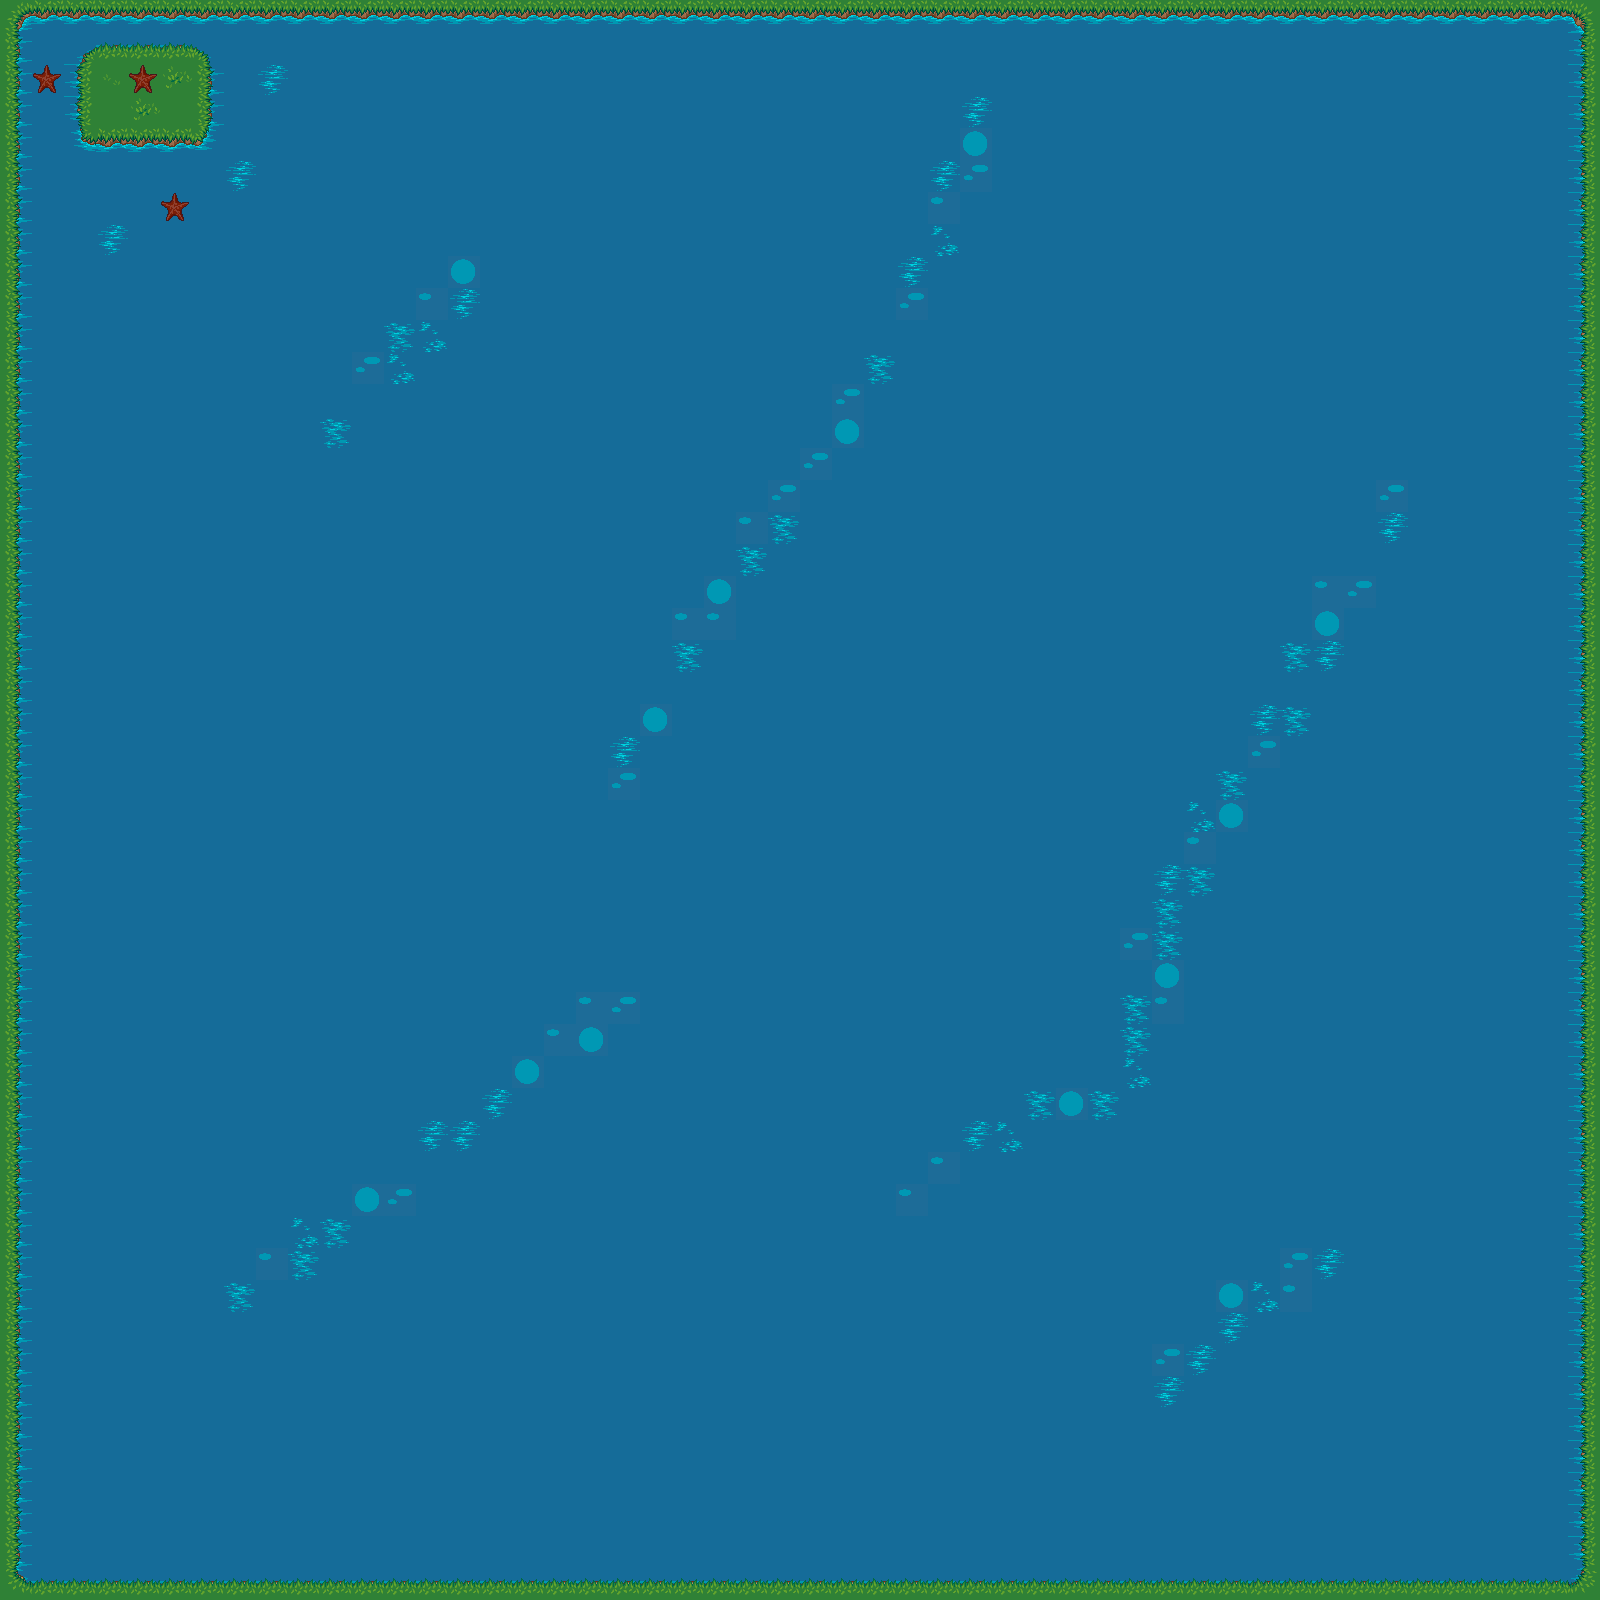

Rendered tile map (Tiled .tmx) drawn with the repository's tilesets; below, a short description and the map source with its tile grids summarised:
An orthogonal 50x50 tile map with 32x32 px tiles, 2 tile layers (Tile Layer 1, Tile Layer 2), 2 tilesets and 4 objects (4x wall).

<map version="1.0" tiledversion="1.1.5" orientation="orthogonal" renderorder="right-down" width="50" height="50" tilewidth="32" tileheight="32" infinite="0" nextobjectid="6">
 <tileset firstgid="1" source="atlas.tsx" />
 <tileset firstgid="1025" source="testTileSet1.tsx" />
 <layer name="Tile Layer 1" width="50" height="50">
  <data>[2500 cells, 2500 non-empty, 12 distinct tile ids]</data>
 </layer>
 <layer name="Tile Layer 2" width="50" height="50">
  <data>[2500 cells, 306 non-empty, 16 distinct tile ids]</data>
 </layer>
 <objectgroup name="Object Layer 1">
  <object id="2" name="wall" x="1568" y="0" width="32" height="1600" />
  <object id="3" name="wall" x="0" y="0" width="32" height="1600" />
  <object id="4" name="wall" x="32" y="1568" width="1536" height="32" />
  <object id="5" name="wall" x="32" y="0" width="1536" height="32" />
 </objectgroup>
</map>
